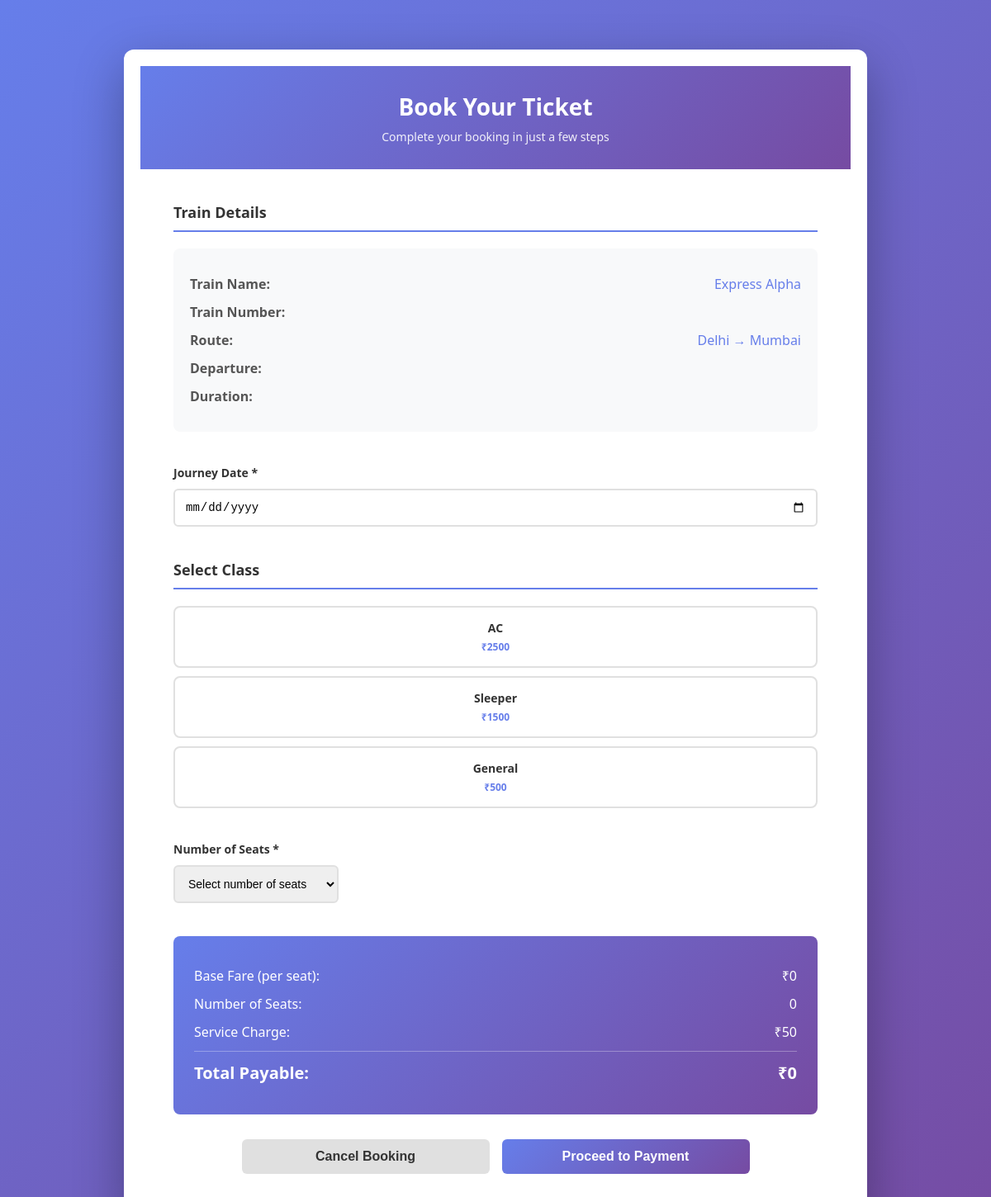
The page /book/1 (signed in) on the database its author committed.
### models.py (models this page shows)
class Train(db.Model):
    __tablename__ = "trains"
    id = db.Column(db.Integer, primary_key=True)
    train_no = db.Column(db.String(20), unique=True, nullable=False)
    name = db.Column(db.String(150), nullable=False)
    source = db.Column(db.String(100), nullable=False)
    destination = db.Column(db.String(100), nullable=False)
    route = db.Column(db.Text)  # JSON or CSV of stops+times
    total_seats = db.Column(db.Integer, default=0)
    classes_json = db.Column(db.JSON)
    fare_json = db.Column(db.JSON)
    schedule_json = db.Column(db.JSON)
    created_at = db.Column(db.DateTime, default=datetime.utcnow)

### app.py (the view, shortened to what this page needs)
@app.route('/book/<int:train_id>', methods=['GET', 'POST'])
@login_required
def book_ticket(train_id):
	t = Train.query.get_or_404(train_id)
	return render_template('book.html', train=t)

### app.py (called while the page is built)
@login_manager.user_loader
def load_user(user_id):
	return User.query.get(int(user_id))

### templates/book.html (shortened to what this page needs)
<!DOCTYPE html>
<html lang="en">
<head>
    <link rel="stylesheet" href="/style.css">
</head>
<body>
    <div class="container">
        <div class="header">
            <h1>Book Your Ticket</h1>
            <p>Complete your booking in just a few steps</p>
        </div>
        <div class="content">
            <div class="section">
                <div class="section-title">Train Details</div>
                <div class="train-details">
                    <div class="detail-row">
                        <span class="detail-label">Train Name:</span>
                        <span class="detail-value">{{ train.name }}</span>
                    </div>
                    <div class="detail-row">
                        <span class="detail-label">Train Number:</span>
                    </div>
                    <div class="detail-row">
                        <span class="detail-label">Route:</span>
                        <span class="detail-value">{{ train.source }} → {{ train.destination }}</span>
                    </div>
                    <div class="detail-row">
                        <span class="detail-label">Departure:</span>
                    </div>
                    <div class="detail-row">
                        <span class="detail-label">Duration:</span>
                    </div>
                </div>
            </div>
            <form method="POST" id="bookingForm">
                <div class="section">
                    <div class="form-group">
                        <label for="journey_date">Journey Date *</label>
                        <input type="date" id="journey_date" name="journey_date" required>
                    </div>
                </div>
                <div class="section">
                    <div class="section-title">Select Class</div>
                    <div id="classContainer"></div>
                </div>
                <div class="section">
                    <div class="form-group seat-count">
                        <label for="seats">Number of Seats *</label>
                        <select id="seats" name="seats" required>
                            <option value="">Select number of seats</option>
                        </select>
                    </div>
                </div>
                <div class="price-summary">
                    <div class="summary-row">
                        <span>Base Fare (per seat):</span>
                        <span id="baseFare">₹0</span>
                    </div>
                    <div class="summary-row">
                        <span>Number of Seats:</span>
                        <span id="seatCount">0</span>
                    </div>
                    <div class="summary-row">
                        <span>Service Charge:</span>
                        <span id="serviceCharge">₹50</span>
                    </div>
                    <div class="summary-row total">
                        <span>Total Payable:</span>
                        <span id="totalPrice">₹0</span>
                    </div>
                </div>
                <div class="buttons">
                    <button type="button" class="btn-cancel" onclick="history.back()">Cancel Booking</button>
                    <button type="submit" class="btn-proceed">Proceed to Payment</button>
                </div>
            </form>
        </div>
    </div>
</body>
</html>

### static/style.css (style rules this page uses)
:root { --primary:#667eea; --accent:#764ba2; --muted:#6b7280; --bg:#f5f7fb; --card:#ffffff; }
* { box-sizing:border-box }
body { font-family:Inter, ui-sans-serif, system-ui, -apple-system, 'Segoe UI', Roboto, 'Helvetica Neue', Arial; background:var(--bg); color:#0f172a; margin:0 }
.container { max-width:1200px;margin:28px auto;padding:20px }
h1,h2,h3 { margin:0 0 10px 0 }

### templates/book.html (style rules this page uses)
* { margin: 0; padding: 0; box-sizing: border-box; }
body { font-family: 'Segoe UI', Tahoma, Geneva, Verdana, sans-serif; background: linear-gradient(135deg, #667eea 0%, #764ba2 100%); min-height: 100vh; padding: 20px; }
.container { max-width: 900px; margin: 40px auto; background: white; border-radius: 12px; box-shadow: 0 20px 60px rgba(0, 0, 0, 0.3); overflow: hidden; }
.header { background: linear-gradient(135deg, #667eea 0%, #764ba2 100%); color: white; padding: 30px; text-align: center; }
.header h1 { font-size: 28px; margin-bottom: 8px; }
.header p { font-size: 14px; opacity: 0.9; }
.content { padding: 40px; }
.section { margin-bottom: 40px; }
.section-title { font-size: 18px; font-weight: 600; color: #333; margin-bottom: 20px; border-bottom: 2px solid #667eea; padding-bottom: 10px; }
.train-details { background: #f8f9fa; padding: 20px; border-radius: 8px; margin-bottom: 20px; }
.detail-row { display: flex; justify-content: space-between; margin: 12px 0; }
.detail-label { font-weight: 600; color: #555; }
.detail-value { color: #667eea; font-weight: 500; }
.form-group { margin-bottom: 25px; }
label { display: block; font-weight: 600; color: #333; margin-bottom: 10px; font-size: 14px; }
input[type="date"], select { width: 100%; padding: 12px; border: 2px solid #e0e0e0; border-radius: 6px; font-size: 14px; transition: border-color 0.3s; }
.seat-count { max-width: 200px; }
.price-summary { background: linear-gradient(135deg, #667eea 0%, #764ba2 100%); color: white; padding: 25px; border-radius: 8px; margin: 30px 0; }
.summary-row { display: flex; justify-content: space-between; margin: 12px 0; font-size: 16px; }
.summary-row.total { border-top: 1px solid rgba(255, 255, 255, 0.3); padding-top: 12px; margin-top: 12px; font-size: 20px; font-weight: 600; }
.buttons { display: flex; gap: 15px; justify-content: center; margin-top: 30px; }
button { padding: 12px 30px; font-size: 16px; border: none; border-radius: 6px; cursor: pointer; font-weight: 600; transition: all 0.3s; }
.btn-proceed { background: linear-gradient(135deg, #667eea 0%, #764ba2 100%); color: white; flex: 1; max-width: 300px; }
.btn-cancel { background: #e0e0e0; color: #333; flex: 1; max-width: 300px; }

### rows shown on the page
Train: name "Express Alpha", source "Delhi", destination "Mumbai"
